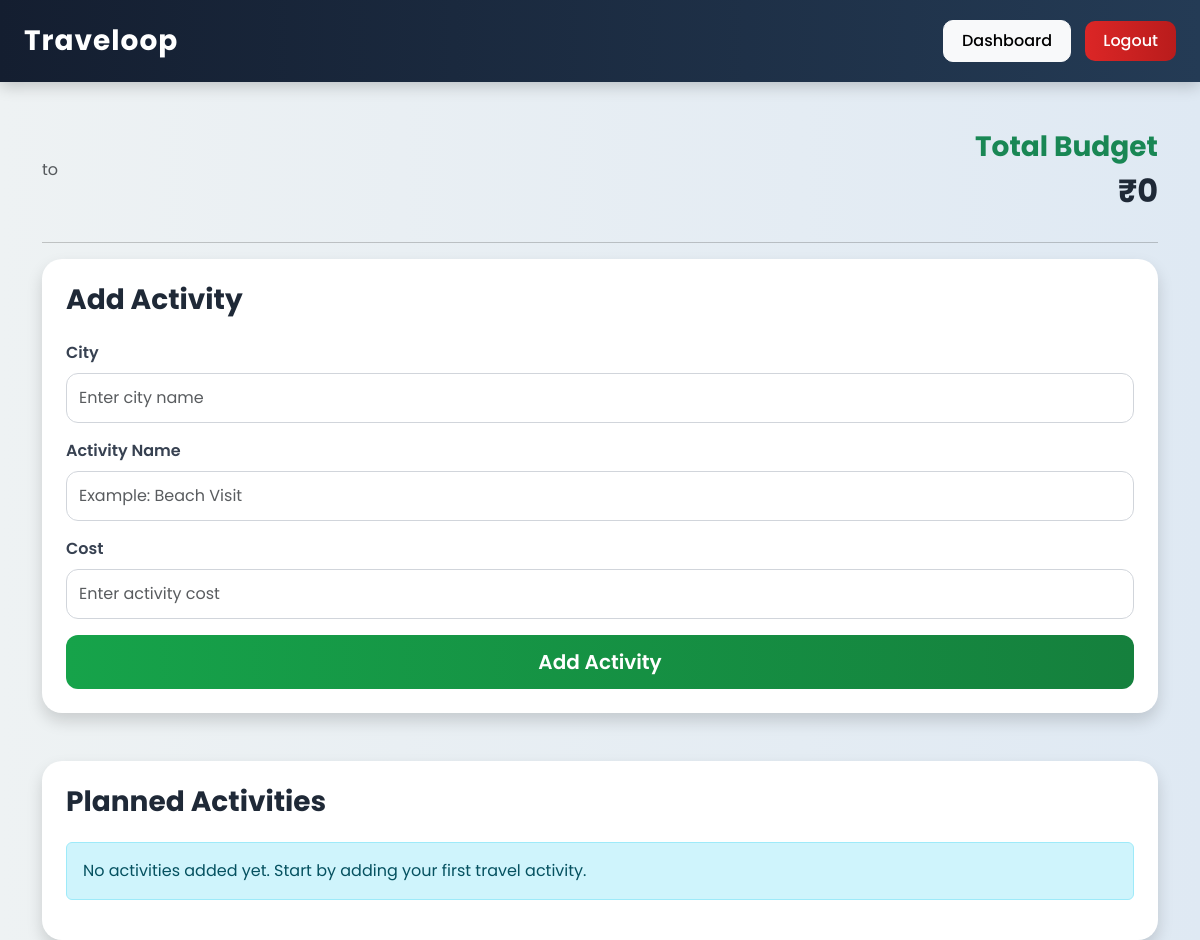
/itinerary/11 (signed in), run on an earlier commit of the app's database.
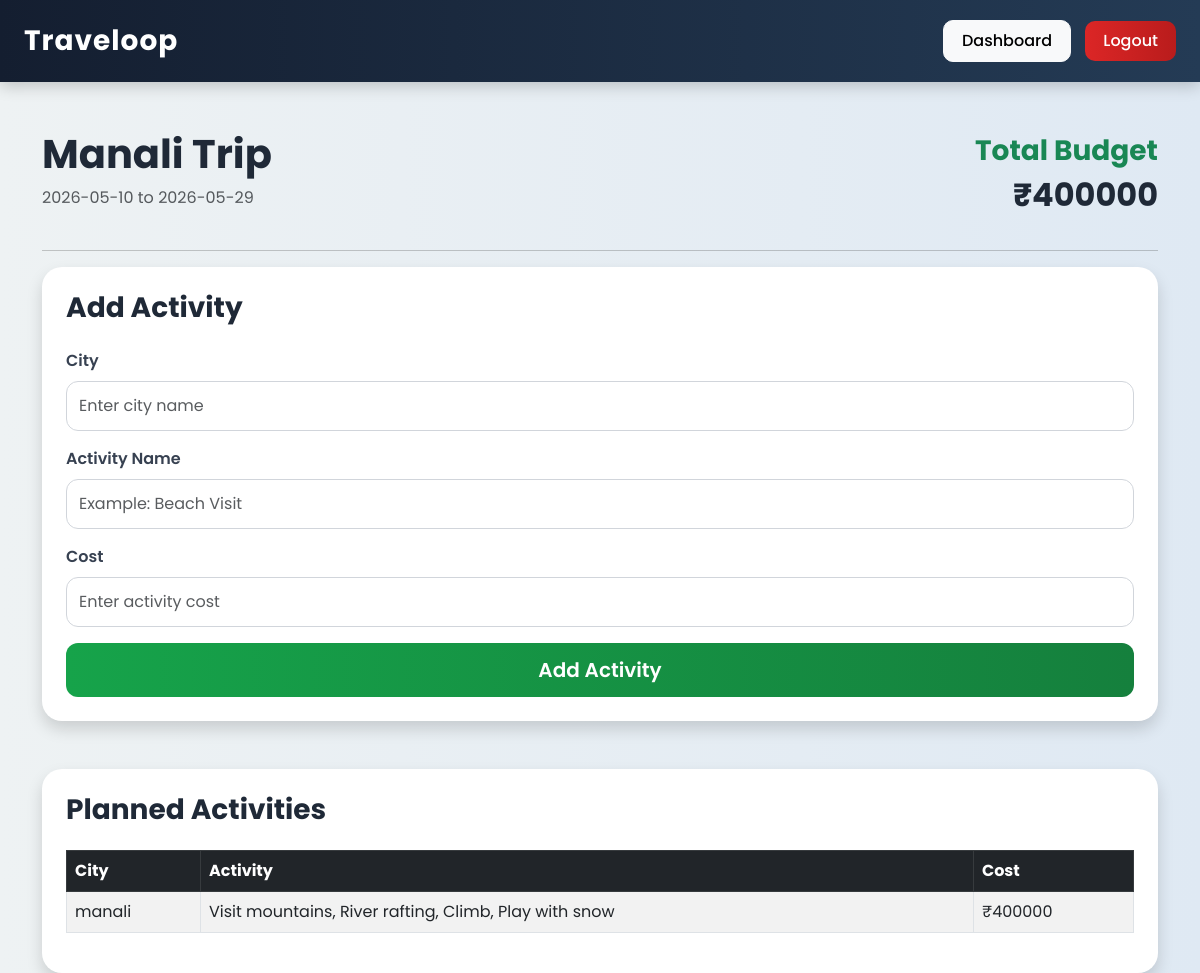
And on a later commit of the database.
### app.py (models this page shows)
class Trip(db.Model):
    id = db.Column(db.Integer, primary_key=True)
    trip_name = db.Column(db.String(100))
    start_date = db.Column(db.String(50))
    end_date = db.Column(db.String(50))
    description = db.Column(db.Text)
    user_id = db.Column(db.Integer, db.ForeignKey('user.id'))

class Activity(db.Model):
    id = db.Column(db.Integer, primary_key=True)
    city = db.Column(db.String(100))
    activity_name = db.Column(db.String(100))
    cost = db.Column(db.Integer)
    trip_id = db.Column(db.Integer, db.ForeignKey('trip.id'))

### app.py (the view, shortened to what this page needs)
@app.route('/itinerary/<int:trip_id>', methods=['GET', 'POST'])
@login_required
def itinerary(trip_id):
    trip = Trip.query.get(trip_id)
    activities = Activity.query.filter_by(
        trip_id=trip_id
    ).all()
    total_cost = 0
    for activity in activities:
        total_cost += activity.cost
    return render_template(
        'itinerary.html',
        trip=trip,
        activities=activities,
        total_cost=total_cost
    )

### app.py (called while the page is built)
@login_manager.user_loader
def load_user(user_id):
    return User.query.get(int(user_id))

### templates/itinerary.html
{% extends 'base.html' %}
{% block content %}
<div class="d-flex justify-content-between align-items-center mb-4">
    <div>
        <h1>
            {{ trip.trip_name }}
        </h1>
        <p class="text-muted">
            {{ trip.start_date }}
            to
            {{ trip.end_date }}
        </p>
    </div>
    <div class="text-end">
        <h3 class="text-success">
            Total Budget
        </h3>
        <h2>
            ₹{{ total_cost }}
        </h2>
    </div>
</div>
<hr>
<div class="card shadow p-4 mb-5">
    <h3 class="mb-4">
        Add Activity
    </h3>
    <form method="POST">
        <div class="mb-3">
            <label class="form-label">
                City
            </label>
            <input
                type="text"
                name="city"
                class="form-control"
                placeholder="Enter city name"
                required
            >
        </div>
        <div class="mb-3">
            <label class="form-label">
                Activity Name
            </label>
            <input
                type="text"
                name="activity_name"
                class="form-control"
                placeholder="Example: Beach Visit"
                required>
        </div>
        <div class="mb-3">
            <label class="form-label">
                Cost
            </label>
            <input
                type="number"
                name="cost"
                class="form-control"
                placeholder="Enter activity cost"
                required>
        </div>
        <div class="d-grid">
            <button
                type="submit"
                class="btn btn-success btn-lg">
                Add Activity
            </button>
        </div>
    </form>
</div>
<div class="card shadow p-4">
    <h3 class="mb-4">
        Planned Activities
    </h3>
    {% if activities %}
    <table class="table table-bordered table-striped">
        <thead class="table-dark">
            <tr>
                <th>
                    City
                </th>
                <th>
                    Activity
                </th>
                <th>
                    Cost
                </th>
            </tr>
        </thead>
        <tbody>
            {% for activity in activities %}
            <tr>
                <td>
                    {{ activity.city }}
                </td>
                <td>
                    {{ activity.activity_name }}
                </td>
                <td>
                    ₹{{ activity.cost }}
                </td>
            </tr>
            {% endfor %}
        </tbody>
    </table>
    {% else %}
    <div class="alert alert-info">
        No activities added yet.
        Start by adding your first travel activity.
    </div>
    {% endif %}
</div>
{% endblock %}

What changed in the data, as far as the page shows it:
added Trip: trip_name "Manali Trip", start_date "2026-05-10", end_date "2026-05-29"
added Activity: city "manali", activity_name "Visit mountains, River rafting, Climb, Play with snow", cost "400000"
Also different on the page:
{{ total_cost }}: "0" → "400000"
text no longer shown: "No activities added yet. Start by adding your first travel activity."
text now shown: "City Activity Cost"
